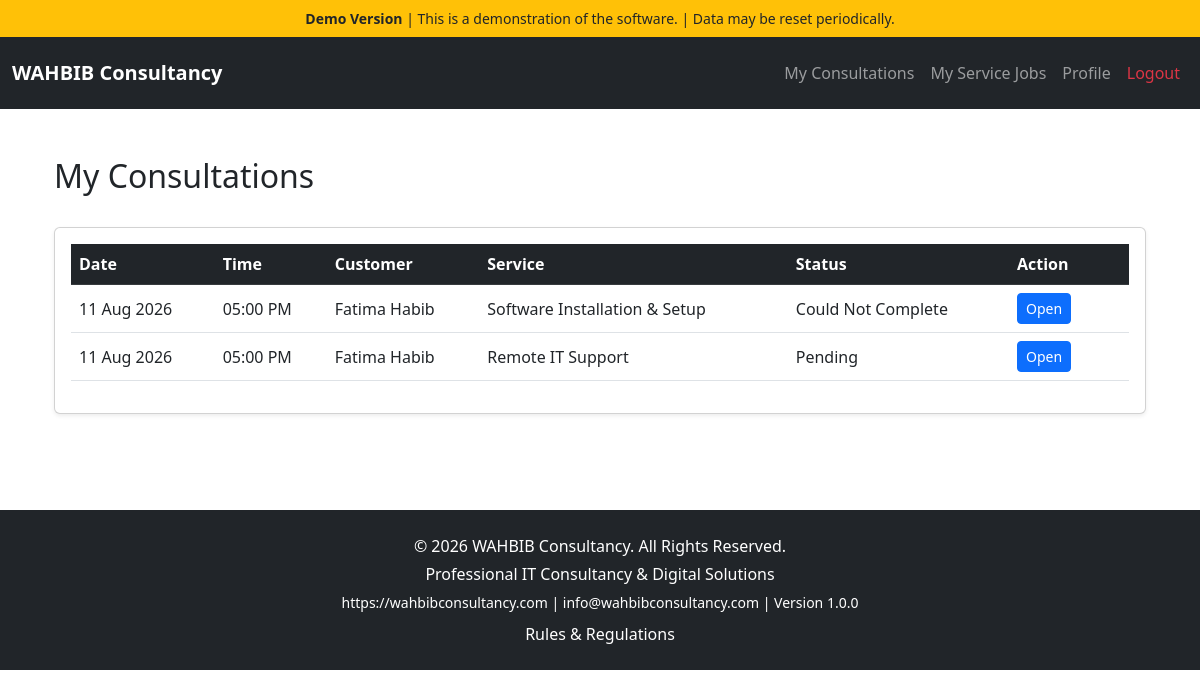
The app's page /public/index.php?page=agent-consultations (signed in) with its own data.
### tables this page shows
CREATE TABLE `consultation_bookings` (
  `id` int(11) NOT NULL AUTO_INCREMENT,
  `request_id` int(11) NOT NULL,
  `slot_id` int(11) NOT NULL,
  `agent_id` int(11) DEFAULT NULL,
  `booked_at` timestamp NOT NULL DEFAULT current_timestamp(),
  PRIMARY KEY (`id`),
  KEY `request_id` (`request_id`),
  KEY `slot_id` (`slot_id`),
  CONSTRAINT `consultation_bookings_ibfk_1` FOREIGN KEY (`request_id`) REFERENCES `requests` (`id`),
  CONSTRAINT `consultation_bookings_ibfk_2` FOREIGN KEY (`slot_id`) REFERENCES `consultation_slots` (`id`)
);

CREATE TABLE `consultation_slots` (
  `id` int(11) NOT NULL AUTO_INCREMENT,
  `slot_date` date NOT NULL,
  `slot_time` time NOT NULL,
  `agent_id` int(11) NOT NULL,
  `consultation_method` varchar(50) DEFAULT NULL,
  `meeting_link` varchar(255) DEFAULT NULL,
  `is_booked` tinyint(1) DEFAULT 0,
  `created_at` timestamp NOT NULL DEFAULT current_timestamp(),
  PRIMARY KEY (`id`),
  UNIQUE KEY `uniq_consultation_slot` (`slot_date`,`slot_time`,`agent_id`)
);

CREATE TABLE `customers` (
  `id` int(11) NOT NULL AUTO_INCREMENT,
  `name` varchar(255) NOT NULL,
  `email` varchar(255) DEFAULT NULL,
  `phone` varchar(50) DEFAULT NULL,
  `company` varchar(255) DEFAULT NULL,
  `notes` text DEFAULT NULL,
  `created_at` timestamp NOT NULL DEFAULT current_timestamp(),
  `password` varchar(255) DEFAULT NULL,
  `reset_token` varchar(255) DEFAULT NULL,
  `reset_token_expires` datetime DEFAULT NULL,
  PRIMARY KEY (`id`)
);

CREATE TABLE `services` (
  `id` int(11) NOT NULL AUTO_INCREMENT,
  `title` varchar(255) NOT NULL,
  `description` text NOT NULL,
  `created_at` timestamp NOT NULL DEFAULT current_timestamp(),
  `price` decimal(10,2) NOT NULL DEFAULT 0.00,
  `image` varchar(255) DEFAULT NULL,
  PRIMARY KEY (`id`)
);

CREATE TABLE `requests` (
  `id` int(11) NOT NULL AUTO_INCREMENT,
  `customer_id` int(11) NOT NULL,
  `service_id` int(11) NOT NULL,
  `agent_id` int(11) DEFAULT NULL,
  `quoted_price` decimal(10,2) DEFAULT NULL,
  `description` text DEFAULT NULL,
  `status` enum('Pending','Approved','In Progress','Completed','Cancelled') NOT NULL DEFAULT 'Pending',
  `created_at` timestamp NOT NULL DEFAULT current_timestamp(),
  `workflow_stage` varchar(50) DEFAULT NULL,
  `proposal` text DEFAULT NULL,
  `completed_at` datetime DEFAULT NULL,
  `completion_notes` text DEFAULT NULL,
  `admin_review_comments` text DEFAULT NULL,
  `service_review_notes` text DEFAULT NULL,
  `admin_instruction` text DEFAULT NULL,
  `contact_notes` text DEFAULT NULL,
  `incomplete_reason` text DEFAULT NULL,
  `consultation_reschedules` int(11) NOT NULL DEFAULT 0,
  `service_reschedules` int(11) NOT NULL DEFAULT 0,
  `service_rejection_reason` text DEFAULT NULL,
  `service_rejected_at` datetime DEFAULT NULL,
  `service_rejected_by` int(11) DEFAULT NULL,
  `job_status` enum('Pending','In Progress','Completed','Could Not Complete','Needs Admin Review','Customer Answered','No Answer','Wrong Number','Customer Requested Reschedule') NOT NULL DEFAULT 'Pending',
  `consultation_rejection_reason` text DEFAULT NULL,
  `consultation_rejected_at` datetime DEFAULT NULL,
  `consultation_rejected_by` int(11) DEFAULT NULL,
  PRIMARY KEY (`id`),
  KEY `customer_id` (`customer_id`),
  KEY `service_id` (`service_id`),
  CONSTRAINT `requests_ibfk_1` FOREIGN KEY (`customer_id`) REFERENCES `customers` (`id`) ON DELETE CASCADE,
  CONSTRAINT `requests_ibfk_2` FOREIGN KEY (`service_id`) REFERENCES `services` (`id`) ON DELETE CASCADE
);

### public/index.php (called while the page is built, shortened)
<?php
require_once ROOT_PATH . '/routes.php';

### app/views/agent/my-consultations.php (the view, shortened to what this page needs)
<?php
require_once CONFIG_PATH . '/database.php';
$agentId = $_SESSION['agent']['id'];
$stmt = $pdo->prepare("
    SELECT
        cb.id,
        r.id AS request_id,
        c.name AS customer_name,
        s.title AS service_name,
        cs.slot_date,
        cs.slot_time,
        r.job_status
    FROM consultation_bookings cb
    INNER JOIN consultation_slots cs
        ON cs.id = cb.slot_id
    INNER JOIN requests r
        ON r.id = cb.request_id
    INNER JOIN customers c
        ON c.id = r.customer_id
    INNER JOIN services s
        ON s.id = r.service_id
    WHERE cb.agent_id = ?
    AND r.workflow_stage = 'Consultation Confirmed'
    ORDER BY
        cs.slot_date,
        cs.slot_time
");
$stmt->execute([$agentId]);
$consultations = $stmt->fetchAll(PDO::FETCH_ASSOC);
require VIEW_PATH . '/layouts/header-agent.php';
?>
<div class="container py-4">
    <div class="d-flex justify-content-between align-items-center mb-4">
        <h2>
            My Consultations
        </h2>
    </div>
    <div class="card shadow-sm">
        <div class="card-body">
            <div class="table-responsive">
                <table class="table table-hover align-middle">
                    <thead class="table-dark">
                        <tr>
                            <th>Date</th>
                            <th>Time</th>
                            <th>Customer</th>
                            <th>Service</th>
                            <th>Status</th>
                            <th width="120">Action</th>
                        </tr>
                    </thead>
                    <tbody>
<?php if (empty($consultations)): ?>
<tr>
    <td colspan="6" class="text-center text-muted py-4">
        No consultations assigned.
    </td>
</tr>
<?php else: ?>
<?php foreach ($consultations as $consultation): ?>
<tr>
    <td>
        <?= date('d M Y', strtotime($consultation['slot_date'])) ?>
    </td>
    <td>
        <?= date('h:i A', strtotime($consultation['slot_time'])) ?>
    </td>
    <td>
        <?= htmlspecialchars($consultation['customer_name']) ?>
    </td>
    <td>
        <?= htmlspecialchars($consultation['service_name']) ?>
    </td>
    <td>
        <?= htmlspecialchars($consultation['job_status']) ?>
    </td>
    <td>
        <a
            href="?page=view-consultation&id=<?= $consultation['request_id'] ?>"
            class="btn btn-primary btn-sm">
            Open
        </a>
    </td>
</tr>
<?php endforeach; ?>
<?php endif; ?>
</tbody>
                </table>
            </div>
        </div>
    </div>
</div>
<?php require VIEW_PATH . '/layouts/footer.php'; ?>

### records on screen
consultation_bookings: slot.slot_date "11 Aug 2026", slot.slot_time "05:00 PM", customers.name "Fatima Habib", services.title "Software Installation & Setup", request.job_status "Could Not Complete"
consultation_bookings: slot.slot_date "11 Aug 2026", slot.slot_time "05:00 PM", customers.name "Fatima Habib", services.title "Remote IT Support", request.job_status "Pending"

### other values on screen
COMPANY_NAME "WAHBIB Consultancy"
PRODUCT_COPYRIGHT "© 2026 WAHBIB Consultancy. All Rights Reserved."
COMPANY_TAGLINE "Professional IT Consultancy & Digital Solutions"
COMPANY_WEBSITE "https://wahbibconsultancy.com"
COMPANY_EMAIL "info@wahbibconsultancy.com"
PRODUCT_VERSION "1.0.0"
